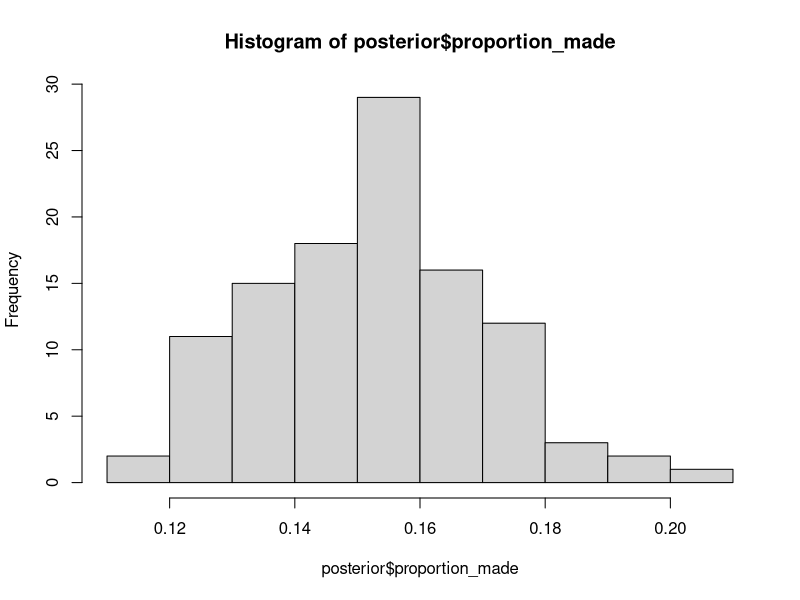
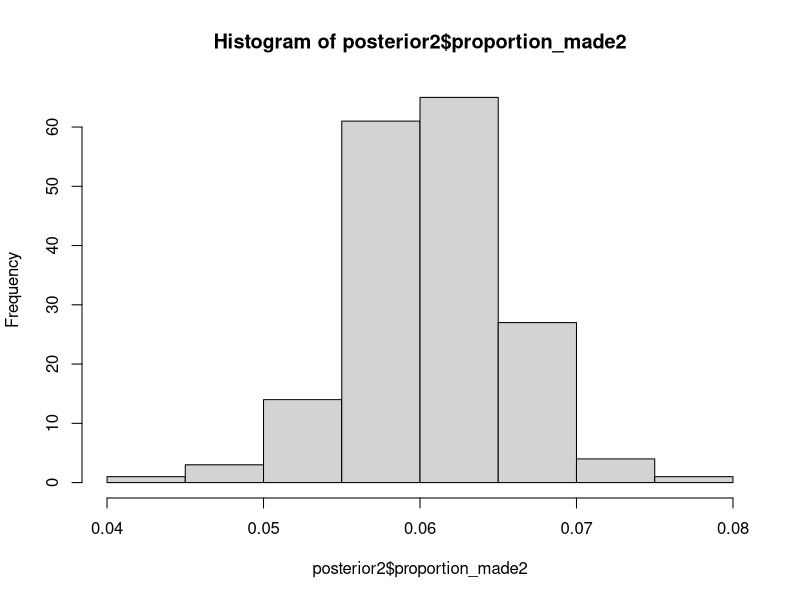
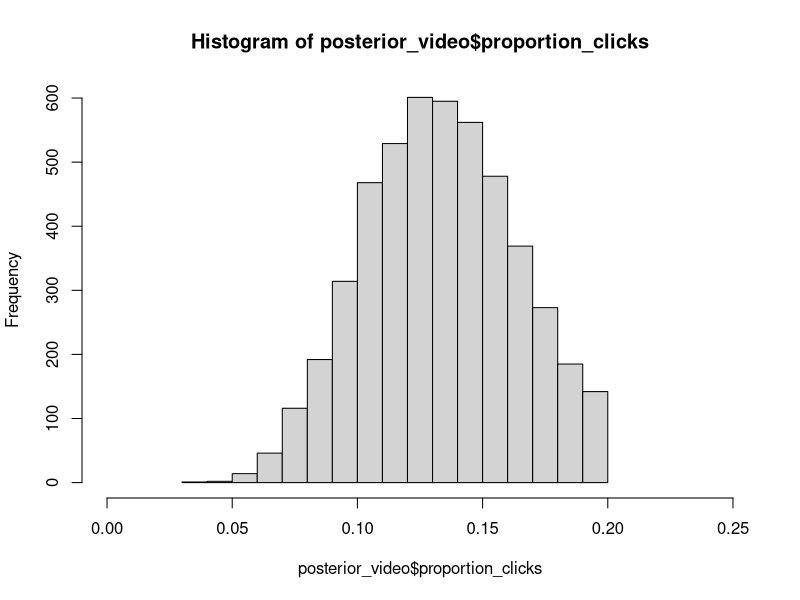
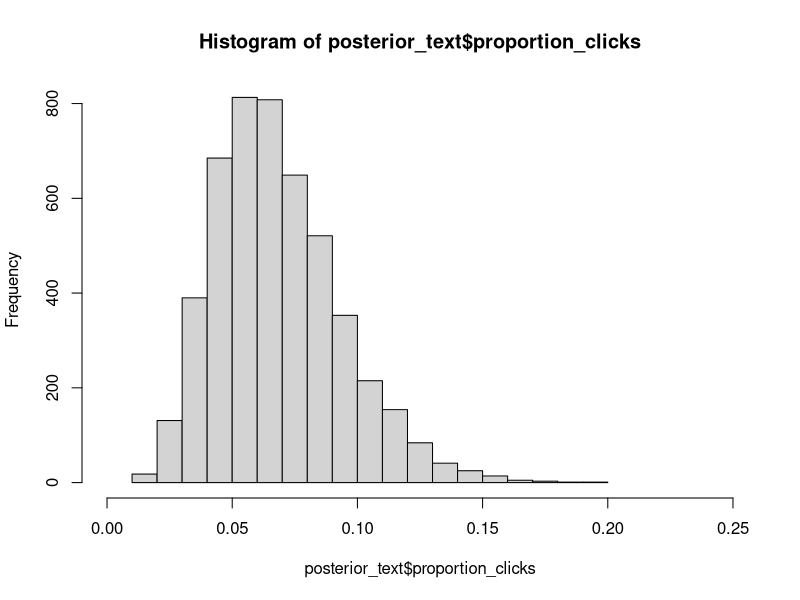

Here is the R script that generated these plots, in order:
### Bayesian practice
### how many half court shots made in 100 attempts?
### Prior info 1: proportion made has mean=.15, SD=.02 from 1000 data points
### New Data 1: Made 15/100
proportion_made<-rnorm(1000,.15,.02)
n_made<-rbinom(1000,100,proportion_made)
prior<-data.frame(proportion_made,n_made)
posterior<-prior[prior$n_made==15,]
hist(posterior$proportion_made)
### Prior info 1: proportion made has mean=.06, SD=.01 from 1000 data points
### New Data 1: Made 6/100
proportion_made2<-rnorm(1000,.06, .005)
n_made2<-rbinom(1000,100,proportion_made2)
prior2<-data.frame(proportion_made2,n_made2)
posterior2<-prior2[prior2$n_made2==6,]
hist(posterior2$proportion_made2)
(sum(prior2$n_made2==6))/length(prior2$n_made2)

###From DataCamp
n_draws <- 100000
n_ads_shown <- 100
proportion_clicks <- runif(n_draws, min = 0.0, max = 0.2)
n_visitors <- rbinom(n = n_draws, size = n_ads_shown, 
                     prob = proportion_clicks)
prior <- data.frame(proportion_clicks, n_visitors)

# Create the posteriors for video and text ads
posterior_video <- prior[prior$n_visitors == 13, ]
posterior_text <- prior[prior$n_visitors == 6,]

# Visualize the posteriors
hist(posterior_video$proportion_clicks, xlim = c(0, 0.25))
hist(posterior_text$proportion_clicks, xlim=c(0,0.25))

##Getting more complicated
# The IQ of a bunch of zombies
iq <- c(55, 44, 34, 18, 51, 40, 40, 49, 48, 46)
# Defining the parameter grid
mu<-seq(0,150,length=100)
print(mu)
pars <- expand.grid(mu = seq(0, 150, length.out = 100), 
                    sigma = seq(0.1, 50, length.out = 100))
# Defining and calculating the prior density for each parameter combination
pars$mu_prior <- dnorm(pars$mu, mean = 100, sd = 100)
pars$sigma_prior <- dunif(pars$sigma, min = 0.1, max = 50)
pars$prior <- pars$mu_prior * pars$sigma_prior
# Calculating the likelihood for each parameter combination
for(i in 1:nrow(pars)) {
  likelihoods <- dnorm(iq, pars$mu[i], pars$sigma[i])
  pars$likelihood[i] <- prod(likelihoods)
}
# Calculate the probability of each parameter combination
pars$probability <- pars$likelihood*pars$prior
pars$probability<- pars$probability/sum(pars$probability)
